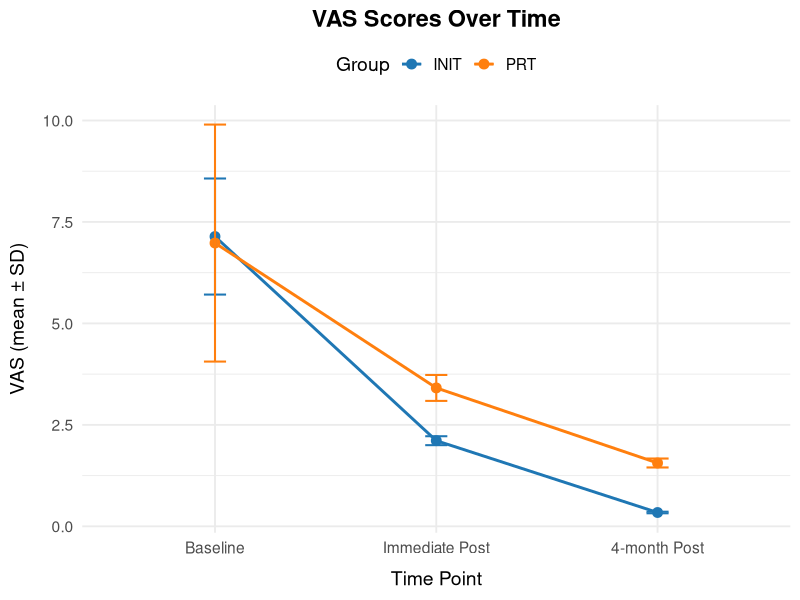
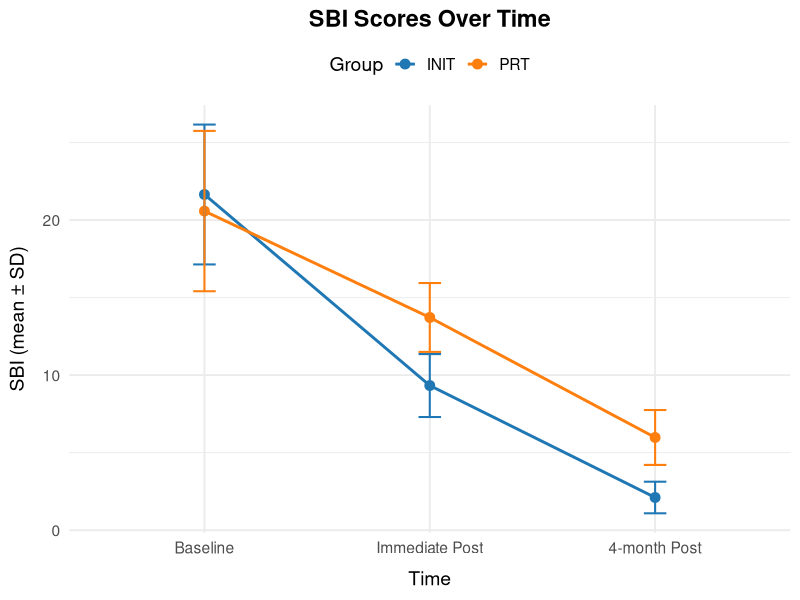
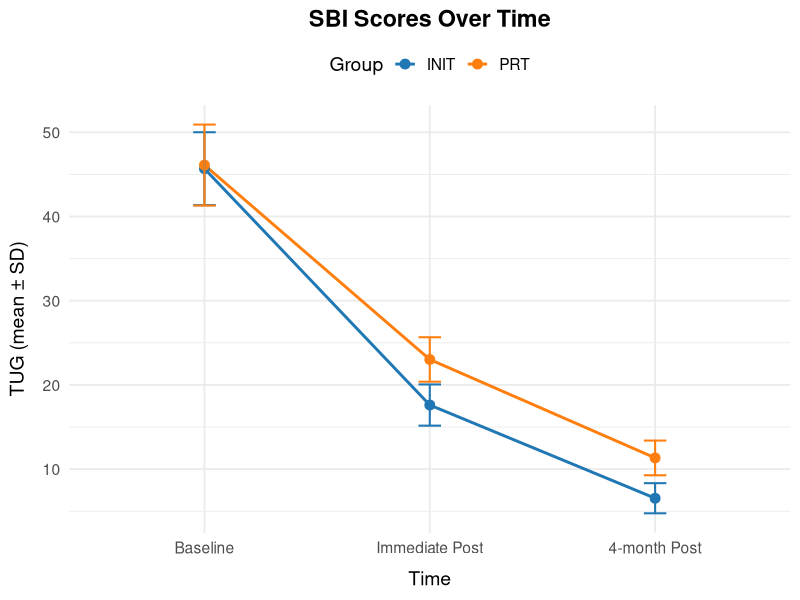
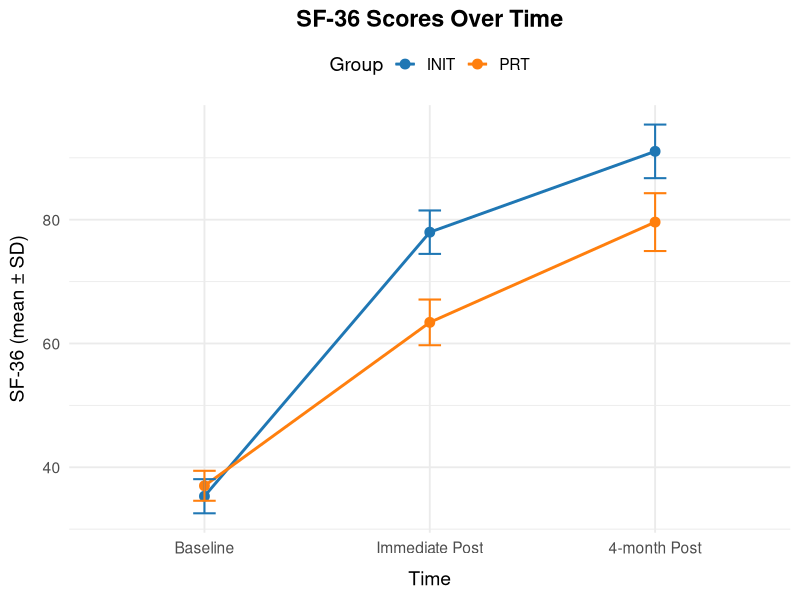

Reproduce these figures in R, in order.
## ---- chunk 1
# Custom theme definition
theme_vas <- function() {
  theme_minimal(base_size = 14) +
    theme(
      legend.position = "top",
      plot.title = element_text(face = "bold", hjust = 0.5),
      axis.title.x = element_text(margin = margin(t = 10)),
      axis.title.y = element_text(margin = margin(r = 10))
    )
}

## ---- chunk 2
#| echo: false
#| warning: false
#| message: false
#| label: fig-vas

library(ggplot2)
library(dplyr)
library(tidyr)

# Put your data into a tidy frame
vas_data <- tribble(
  ~Group, ~Time, ~Mean, ~SD,
  "INIT", "Baseline", 7.14, 1.43,
  "INIT", "Immediate Post", 2.11, 0.11,
  "INIT", "4-month Post", 0.34, 0.02,
  "PRT",  "Baseline", 6.98, 2.92,
  "PRT",  "Immediate Post", 3.41, 0.32,
  "PRT",  "4-month Post", 1.56, 0.11
)

# Make sure Time is ordered
vas_data <- vas_data %>%
  mutate(Time = factor(Time, 
                       levels = c("Baseline", "Immediate Post", "4-month Post")))

# Plot
ggplot(vas_data, aes(x = Time, y = Mean, 
                     group = Group, color = Group)) +
  geom_line(linewidth = 1) +
  geom_point(size = 3) +
  geom_errorbar(aes(ymin = Mean - SD, ymax = Mean + SD), 
                width = 0.1, linewidth = 0.7) +
  scale_color_manual(values = c("INIT" = "#1f77b4", "PRT" = "#ff7f0e")) +
  labs(
    title = "VAS Scores Over Time",
    y = "VAS (mean ± SD)",
    x = "Time Point"
  ) +
  theme_vas()




## ---- chunk 3
#| echo: false
#| warning: false
#| message: false
#| label: fig-sbi

library(ggplot2)
library(dplyr)
library(tidyr)

# Put your data into a tidy frame
sbi_data <- tribble(
  ~Group, ~Time, ~Mean, ~SD,
  "INIT", "Baseline", 21.65, 4.51,
  "INIT", "Immediate Post", 9.33, 2.03,
  "INIT", "4-month Post", 2.11, 1.02,
  "PRT",  "Baseline", 20.58, 5.17,
  "PRT",  "Immediate Post", 13.72, 2.22,
  "PRT",  "4-month Post", 5.98, 1.77
)

# Make sure Time is ordered
sbi_data <- sbi_data %>%
  mutate(Time = factor(Time, 
                       levels = c("Baseline", "Immediate Post", "4-month Post")))

# Plot
ggplot(sbi_data, aes(x = Time, y = Mean, 
                     group = Group, color = Group)) +
  geom_line(linewidth = 1) +
  geom_point(size = 3) +
  geom_errorbar(aes(ymin = Mean - SD, ymax = Mean + SD), 
                width = 0.1, linewidth = 0.7) +
  scale_color_manual(values = c("INIT" = "#1f77b4", "PRT" = "#ff7f0e")) +
  labs(
    title = "SBI Scores Over Time",
    y = "SBI (mean ± SD)",
    # x = "Time Point"
  ) +
  theme_vas()




## ---- chunk 4
#| echo: false
#| warning: false
#| message: false
#| label: fig-tug

library(ggplot2)
library(dplyr)
library(tidyr)

# Put your data into a tidy frame
tug_data <- tribble(
  ~Group, ~Time, ~Mean, ~SD,
  "INIT", "Baseline", 45.68, 4.33,
  "INIT", "Immediate Post", 17.61, 2.45,
  "INIT", "4-month Post", 6.54, 1.79,
  "PRT",  "Baseline", 46.11, 4.81,
  "PRT",  "Immediate Post", 23.02, 2.64,
  "PRT",  "4-month Post", 11.33, 2.06
)

# Make sure Time is ordered
tug_data <- tug_data %>%
  mutate(Time = factor(Time, 
                       levels = c("Baseline", "Immediate Post", "4-month Post")))

# Plot
ggplot(tug_data, aes(x = Time, y = Mean, 
                     group = Group, color = Group)) +
  geom_line(linewidth = 1) +
  geom_point(size = 3) +
  geom_errorbar(aes(ymin = Mean - SD, ymax = Mean + SD), 
                width = 0.1, linewidth = 0.7) +
  scale_color_manual(values = c("INIT" = "#1f77b4", "PRT" = "#ff7f0e")) +
  labs(
    title = "SBI Scores Over Time",
    y = "TUG (mean ± SD)",
    # x = "Time Point"
  ) +
  theme_vas()




## ---- chunk 5
#| echo: false
#| warning: false
#| message: false
#| label: fig-

library(ggplot2)
library(dplyr)
library(tidyr)

# Put your data into a tidy frame
sf36_data <- tribble(
  ~Group, ~Time, ~Mean, ~SD,
  "INIT", "Baseline", 35.32, 2.76,
  "INIT", "Immediate Post", 77.98, 3.51,
  "INIT", "4-month Post", 91.04, 4.33,
  "PRT",  "Baseline", 37.01, 2.42,
  "PRT",  "Immediate Post", 63.41, 3.69,
  "PRT",  "4-month Post", 79.61, 4.67
)

# Make sure Time is ordered
sf36_data <- sf36_data %>%
  mutate(Time = factor(Time, 
                       levels = c("Baseline", "Immediate Post", "4-month Post")))

# Plot
ggplot(sf36_data, aes(x = Time, y = Mean, 
                     group = Group, color = Group)) +
  geom_line(linewidth = 1) +
  geom_point(size = 3) +
  geom_errorbar(aes(ymin = Mean - SD, ymax = Mean + SD), 
                width = 0.1, linewidth = 0.7) +
  scale_color_manual(values = c("INIT" = "#1f77b4", "PRT" = "#ff7f0e")) +
  labs(
    title = "SF-36 Scores Over Time",
    y = "SF-36 (mean ± SD)",
    # x = "Time Point"
  ) +
  theme_vas()




